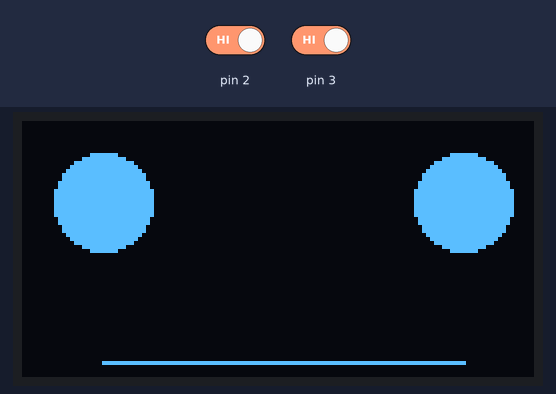
This sketch was run on a simulated Arduino Uno, built with avr-gcc and run on an emulated ATmega328P. Shown: 128×64 one-colour display. The inputs (shaded band) are chosen by the test bench; at power-on: pin 2 HIGH, pin 3 HIGH.

Above: at 1.2 s.
1.3 s: pin 2 driven LOW
At 2.1 s:
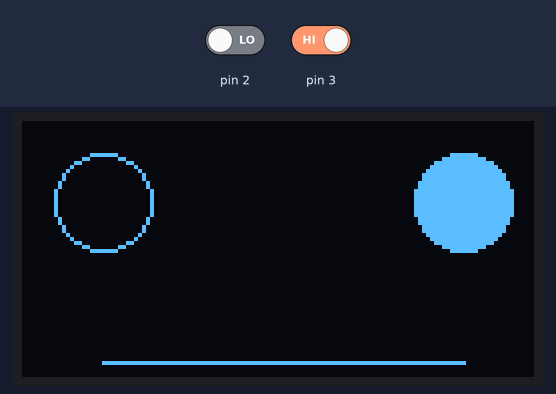
2.8 s: pin 3 driven LOW
At 3.9 s:
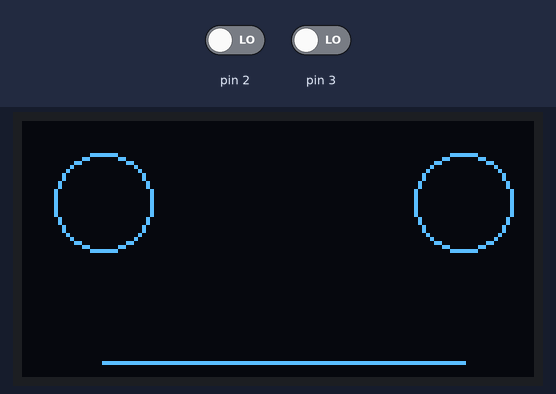
4.3 s: pin 2 driven HIGH
At 5.5 s:
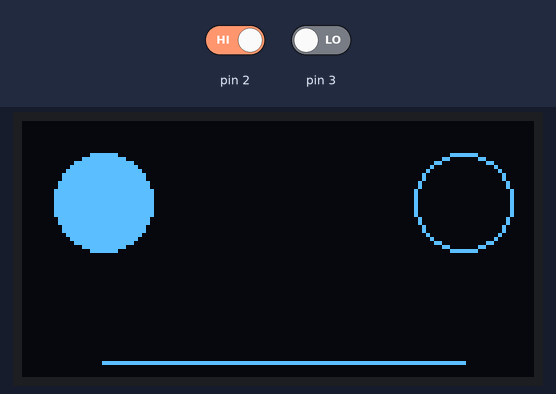
5.8 s: pin 3 driven HIGH
At 6.2 s:
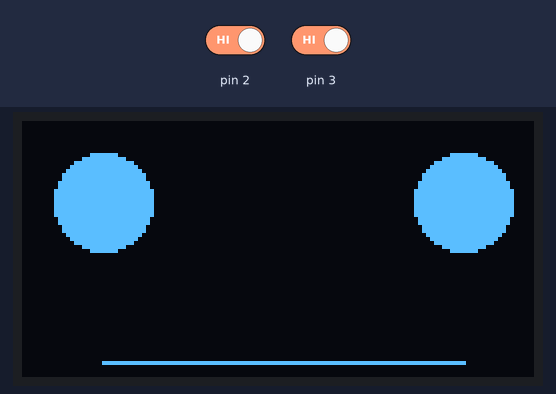
Timing chart, 0 to 8.3 s (numbered marks = the images above; inputs shaded):
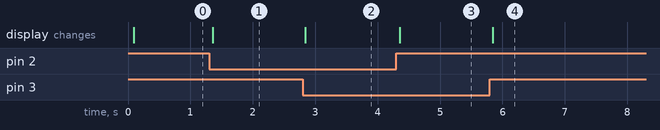

The sketch:

exercise_1.ino
```cpp
#include <Adafruit_SSD1306.h>
#include <splash.h>

#include <Adafruit_GFX.h>
#include <Adafruit_SPITFT.h>
#include <Adafruit_SPITFT_Macros.h>
#include <gfxfont.h>

#include <SPI.h>
#include <Wire.h>

#define SCREEN_WIDTH 128 // OLED display width, in pixels
#define SCREEN_HEIGHT 64 // OLED display height, in pixels


// Declaration for an SSD1306 display connected to I2C (SDA, SCL pins)
#define OLED_RESET -1 // Reset pin # (or -1 if sharing Arduino reset pin)
Adafruit_SSD1306 display(SCREEN_WIDTH, SCREEN_HEIGHT, &Wire, OLED_RESET);

void setup()
{
  display.begin(SSD1306_SWITCHCAPVCC, 0x3c); //initialize I2C addr 0x3c
  display.clearDisplay(); // clears the screen and buffer
  display.drawPixel(127, 63, WHITE);
  display.drawLine(0, 63, 127, 21, WHITE);
  display.drawCircle(110, 50, 12, WHITE);
  display.fillCircle(45, 50, 8, WHITE);
  display.drawTriangle(70, 60, 90, 60, 80, 46, WHITE);
  display.setTextSize(1);
  display.setTextColor(WHITE);
  display.setCursor(10,0);
  display.println("Welcome");
  display.setTextSize(2);
  display.println("KRAI");
  display.setTextColor(BLACK, WHITE);
  display.setTextSize(1);
  display.println("www.krai.io");
  display.setTextColor(WHITE, BLACK);
  display.display();

}
void loop()
{
  if((digitalRead(2)==LOW)&&(digitalRead(3)==LOW))
  {

    display.clearDisplay();
    display.drawCircle(20, 20, 12, WHITE);
    display.drawCircle(110, 20, 12, WHITE);
    display.drawLine(20, 60, 110, 60, WHITE);
    display.display();
  }
  if((digitalRead(2)==HIGH)&&(digitalRead(3)==LOW))
  {
    display.clearDisplay();
    display.fillCircle(20, 20, 12, WHITE);
    display.drawCircle(110, 20, 12, WHITE);
    display.drawLine(20, 60, 110, 60, WHITE);
    display.display();
  }
  if((digitalRead(2)==LOW)&&(digitalRead(3)==HIGH))
  {
    display.clearDisplay();
    display.drawCircle(20, 20, 12, WHITE);
    display.fillCircle(110, 20, 12, WHITE);
    display.drawLine(20, 60, 110, 60, WHITE);
    display.display();
  }
  if((digitalRead(2)==HIGH)&&(digitalRead(3)==HIGH))
  {
    display.clearDisplay();
    display.fillCircle(20, 20, 12, WHITE);
    display.fillCircle(110, 20, 12, WHITE);
    display.drawLine(20, 60, 110, 60, WHITE);
    display.display();
  }


}
```

Measured:
- after the input at 1.3 s, the display: changes after 0.05 s (image 1)
- after the input at 2.8 s, the display: changes at once (image 2)
- after the input at 4.3 s, the display: changes after 0.06 s (image 3)
- after the input at 5.8 s, the display: changes at once (image 4)
